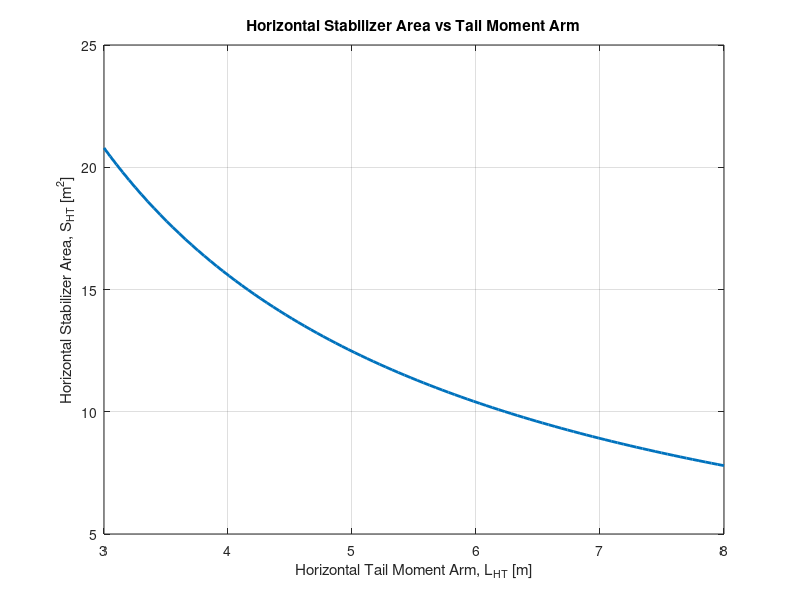
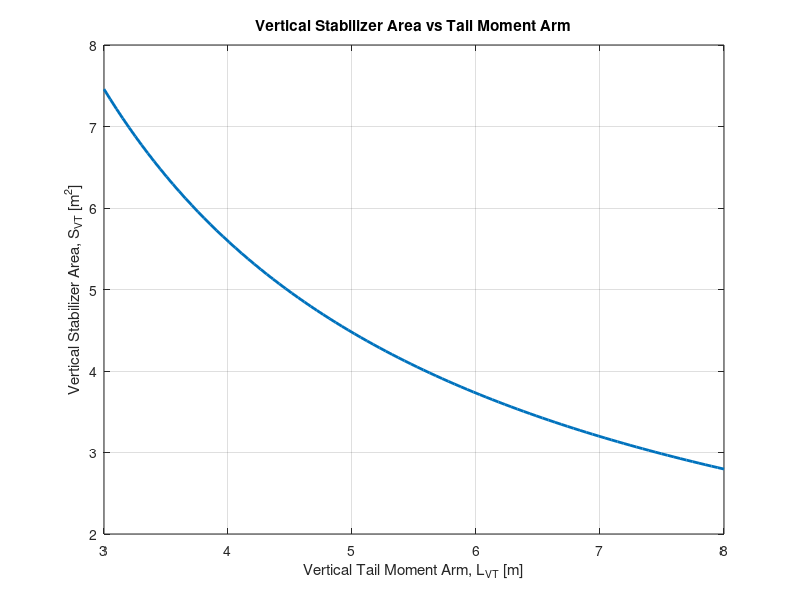
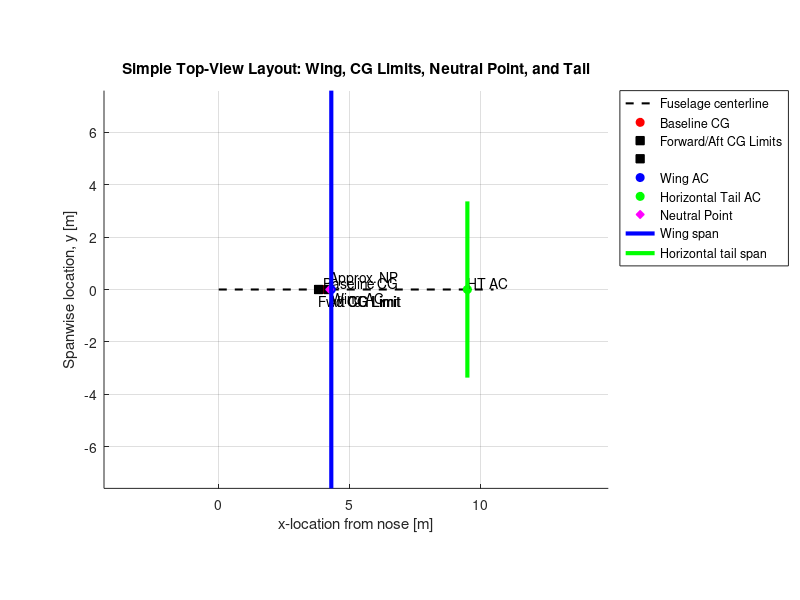

Here is the MATLAB script that generated these plots, in order:
%% Stability and Control Tail Sizing with Preliminary CG Envelope
% =========================================================================
% Objective:
% Size the horizontal and vertical stabilizers using the tail volume
% coefficient method and define a preliminary CG envelope.
%
% This script also defines the CG reference system used by the separate
% CG envelope script.
% =========================================================================

clc; clear; close all

%% Given Wing Geometry

S_wing = 36.8;      % Wing reference area [m^2]
b_wing = 15.2;      % Wing span [m]

AR_wing = b_wing^2 / S_wing;     % Wing aspect ratio [-]
c_bar = S_wing / b_wing;         % Approximate mean aerodynamic chord [m]

fprintf('Wing Geometry:\n')
fprintf('Wing area, S = %.2f m^2\n', S_wing)
fprintf('Wing span, b = %.2f m\n', b_wing)
fprintf('Wing aspect ratio, AR = %.2f\n', AR_wing)
fprintf('Mean aerodynamic chord, c_bar = %.2f m\n\n', c_bar)

%% Longitudinal Locations

x_nose = 0;             % Nose reference location [m]

% Baseline aircraft CG and aerodynamic center locations
x_CG_baseline = 4.00;   % Baseline CG location from nose [m]
x_wing_AC = 4.30;       % Wing aerodynamic center from nose [m]
x_HT_AC = 9.50;         % Horizontal tail aerodynamic center from nose [m]
x_VT_AC = 9.30;         % Vertical tail aerodynamic center from nose [m]

% Leading edge of MAC estimate
% Assumption: wing aerodynamic center is at 25% MAC
x_LEMAC = x_wing_AC - 0.25*c_bar;

% Moment arms
l_wing_to_CG = x_CG_baseline - x_wing_AC;
L_HT = x_HT_AC - x_CG_baseline;
L_VT = x_VT_AC - x_CG_baseline;

fprintf('Longitudinal Locations:\n')
fprintf('Baseline CG location from nose = %.2f m\n', x_CG_baseline)
fprintf('Wing AC location from nose = %.2f m\n', x_wing_AC)
fprintf('Estimated LEMAC location from nose = %.2f m\n', x_LEMAC)
fprintf('Horizontal tail AC location from nose = %.2f m\n', x_HT_AC)
fprintf('Vertical tail AC location from nose = %.2f m\n', x_VT_AC)
fprintf('Wing AC to CG distance = %.2f m\n', l_wing_to_CG)
fprintf('Horizontal tail moment arm, L_HT = %.2f m\n', L_HT)
fprintf('Vertical tail moment arm, L_VT = %.2f m\n\n', L_VT)

%% Preliminary CG Envelope

% The neutral point target is based on preserving approximately 10% static
% margin at the baseline CG location.
static_margin_target = 0.10;       % 10% MAC
SM_m = static_margin_target * c_bar;
x_NP_target = x_CG_baseline + SM_m;

% Preliminary allowable CG limits
% Forward limit selected to avoid excessive nose-heavy trim requirement.
% Aft limit selected forward of the neutral point to preserve positive
% static margin.
CG_forward_percent_MAC = 5;        % [% MAC]
CG_aft_percent_MAC     = 20;       % [% MAC]

x_CG_forward = x_LEMAC + (CG_forward_percent_MAC/100)*c_bar;
x_CG_aft     = x_LEMAC + (CG_aft_percent_MAC/100)*c_bar;

baseline_percent_MAC = 100*(x_CG_baseline - x_LEMAC)/c_bar;
aft_limit_static_margin = 100*(x_NP_target - x_CG_aft)/c_bar;

fprintf('Preliminary CG Envelope:\n')
fprintf('Forward CG limit = %.2f m from nose = %.1f%% MAC\n', ...
    x_CG_forward, CG_forward_percent_MAC)
fprintf('Aft CG limit     = %.2f m from nose = %.1f%% MAC\n', ...
    x_CG_aft, CG_aft_percent_MAC)
fprintf('Baseline CG      = %.2f m from nose = %.1f%% MAC\n', ...
    x_CG_baseline, baseline_percent_MAC)
fprintf('Target neutral point = %.2f m from nose\n', x_NP_target)
fprintf('Static margin at aft CG limit = %.1f%% MAC\n\n', aft_limit_static_margin)

%% Tail Volume Coefficients

C_HT = 0.70;        % Horizontal tail volume coefficient [-]
C_VT = 0.04;        % Vertical tail volume coefficient [-]

fprintf('Tail Volume Coefficients:\n')
fprintf('Horizontal tail volume coefficient, C_HT = %.3f\n', C_HT)
fprintf('Vertical tail volume coefficient, C_VT = %.3f\n\n', C_VT)

%% Tail Area Sizing

S_HT = (C_HT * S_wing * c_bar) / L_HT;       % Horizontal tail area [m^2]
S_VT = (C_VT * S_wing * b_wing) / L_VT;      % Vertical tail area [m^2]

fprintf('Initial Tail Sizing Results:\n')
fprintf('Horizontal stabilizer area, S_HT = %.2f m^2\n', S_HT)
fprintf('Vertical stabilizer area, S_VT = %.2f m^2\n\n', S_VT)

fprintf('Area Ratios:\n')
fprintf('S_HT / S_wing = %.3f\n', S_HT / S_wing)
fprintf('S_VT / S_wing = %.3f\n\n', S_VT / S_wing)

%% Tail Planform Assumptions

AR_HT = 4.0;           % Horizontal tail aspect ratio [-]
lambda_HT = 0.45;      % Horizontal tail taper ratio [-]
sweep_HT_deg = 5;      % Horizontal tail quarter-chord sweep [deg]

AR_VT = 1.6;           % Vertical tail aspect ratio [-]
lambda_VT = 0.50;      % Vertical tail taper ratio [-]
sweep_VT_deg = 25;     % Vertical tail quarter-chord sweep [deg]

%% Horizontal Tail Planform

b_HT = sqrt(AR_HT * S_HT);
c_root_HT = 2 * S_HT / (b_HT * (1 + lambda_HT));
c_tip_HT = lambda_HT * c_root_HT;
MAC_HT = (2/3) * c_root_HT * ...
    ((1 + lambda_HT + lambda_HT^2) / (1 + lambda_HT));

fprintf('Horizontal Tail Planform:\n')
fprintf('Horizontal tail aspect ratio, AR_HT = %.2f\n', AR_HT)
fprintf('Horizontal tail span, b_HT = %.2f m\n', b_HT)
fprintf('Horizontal tail root chord = %.2f m\n', c_root_HT)
fprintf('Horizontal tail tip chord = %.2f m\n', c_tip_HT)
fprintf('Horizontal tail MAC = %.2f m\n', MAC_HT)
fprintf('Horizontal tail sweep = %.2f deg\n\n', sweep_HT_deg)

%% Vertical Tail Planform

h_VT = sqrt(AR_VT * S_VT);
c_root_VT = 2 * S_VT / (h_VT * (1 + lambda_VT));
c_tip_VT = lambda_VT * c_root_VT;
MAC_VT = (2/3) * c_root_VT * ...
    ((1 + lambda_VT + lambda_VT^2) / (1 + lambda_VT));

fprintf('Vertical Tail Planform:\n')
fprintf('Vertical tail aspect ratio, AR_VT = %.2f\n', AR_VT)
fprintf('Vertical tail height, h_VT = %.2f m\n', h_VT)
fprintf('Vertical tail root chord = %.2f m\n', c_root_VT)
fprintf('Vertical tail tip chord = %.2f m\n', c_tip_VT)
fprintf('Vertical tail MAC = %.2f m\n', MAC_VT)
fprintf('Vertical tail sweep = %.2f deg\n\n', sweep_VT_deg)

%% Elevator and Rudder Initial Sizing

elevator_chord_ratio = 0.30;
rudder_chord_ratio = 0.35;

S_elevator = elevator_chord_ratio * S_HT;
S_rudder = rudder_chord_ratio * S_VT;

fprintf('Initial Control Surface Sizing:\n')
fprintf('Elevator area estimate = %.2f m^2\n', S_elevator)
fprintf('Rudder area estimate = %.2f m^2\n\n', S_rudder)

%% Plot Tail Size Sensitivity to Tail Arm

L_HT_range = linspace(3.0, 8.0, 100);
L_VT_range = linspace(3.0, 8.0, 100);

S_HT_range = (C_HT * S_wing * c_bar) ./ L_HT_range;
S_VT_range = (C_VT * S_wing * b_wing) ./ L_VT_range;

figure('Name','Horizontal Tail Area Sensitivity')
plot(L_HT_range, S_HT_range, 'LineWidth', 2)
grid on
xlabel('Horizontal Tail Moment Arm, L_{HT} [m]')
ylabel('Horizontal Stabilizer Area, S_{HT} [m^2]')
title('Horizontal Stabilizer Area vs Tail Moment Arm')

figure('Name','Vertical Tail Area Sensitivity')
plot(L_VT_range, S_VT_range, 'LineWidth', 2)
grid on
xlabel('Vertical Tail Moment Arm, L_{VT} [m]')
ylabel('Vertical Stabilizer Area, S_{VT} [m^2]')
title('Vertical Stabilizer Area vs Tail Moment Arm')

%% Simple Top-View Tail Layout Plot

figure('Name','Simple Top-View Layout')
hold on
grid on
axis equal

% Fuselage centerline
plot([0, 10.5], [0, 0], 'k--', 'LineWidth', 1.5)

% CG
plot(x_CG_baseline, 0, 'ro', 'MarkerFaceColor', 'r')
text(x_CG_baseline, 0.25, 'Baseline CG')

% Forward and aft CG limits
plot(x_CG_forward, 0, 'ks', 'MarkerFaceColor', 'k')
text(x_CG_forward, -0.45, 'Fwd CG Limit')

plot(x_CG_aft, 0, 'ks', 'MarkerFaceColor', 'k')
text(x_CG_aft, -0.45, 'Aft CG Limit')

% Wing AC
plot(x_wing_AC, 0, 'bo', 'MarkerFaceColor', 'b')
text(x_wing_AC, -0.35, 'Wing AC')

% Horizontal tail AC
plot(x_HT_AC, 0, 'go', 'MarkerFaceColor', 'g')
text(x_HT_AC, 0.25, 'HT AC')

% Neutral point
plot(x_NP_target, 0, 'md', 'MarkerFaceColor', 'm')
text(x_NP_target, 0.45, 'Approx. NP')

% Approximate wing
wing_y = [-b_wing/2, b_wing/2];
plot([x_wing_AC, x_wing_AC], wing_y, 'b', 'LineWidth', 3)

% Approximate horizontal tail
HT_y = [-b_HT/2, b_HT/2];
plot([x_HT_AC, x_HT_AC], HT_y, 'g', 'LineWidth', 3)

xlabel('x-location from nose [m]')
ylabel('Spanwise location, y [m]')
title('Simple Top-View Layout: Wing, CG Limits, Neutral Point, and Tail')

legend('Fuselage centerline', ...
       'Baseline CG', ...
       'Forward/Aft CG Limits', ...
       '', ...
       'Wing AC', ...
       'Horizontal Tail AC', ...
       'Neutral Point', ...
       'Wing span', ...
       'Horizontal tail span', ...
       'Location','bestoutside')

%% Summary

fprintf('SUMMARY:\n')
fprintf('Using S = %.2f m^2 and b = %.2f m:\n', S_wing, b_wing)
fprintf('Required horizontal stabilizer area = %.2f m^2\n', S_HT)
fprintf('Required vertical stabilizer area = %.2f m^2\n', S_VT)
fprintf('Horizontal tail span estimate = %.2f m\n', b_HT)
fprintf('Vertical tail height estimate = %.2f m\n', h_VT)
fprintf('Baseline CG = %.2f m from nose = %.1f%% MAC\n', ...
    x_CG_baseline, baseline_percent_MAC)
fprintf('Allowable CG envelope = %.1f%% MAC to %.1f%% MAC\n', ...
    CG_forward_percent_MAC, CG_aft_percent_MAC)
fprintf('Distance from CG to horizontal tail AC = %.2f m\n', L_HT)
fprintf('Distance from CG to vertical tail AC = %.2f m\n', L_VT)
